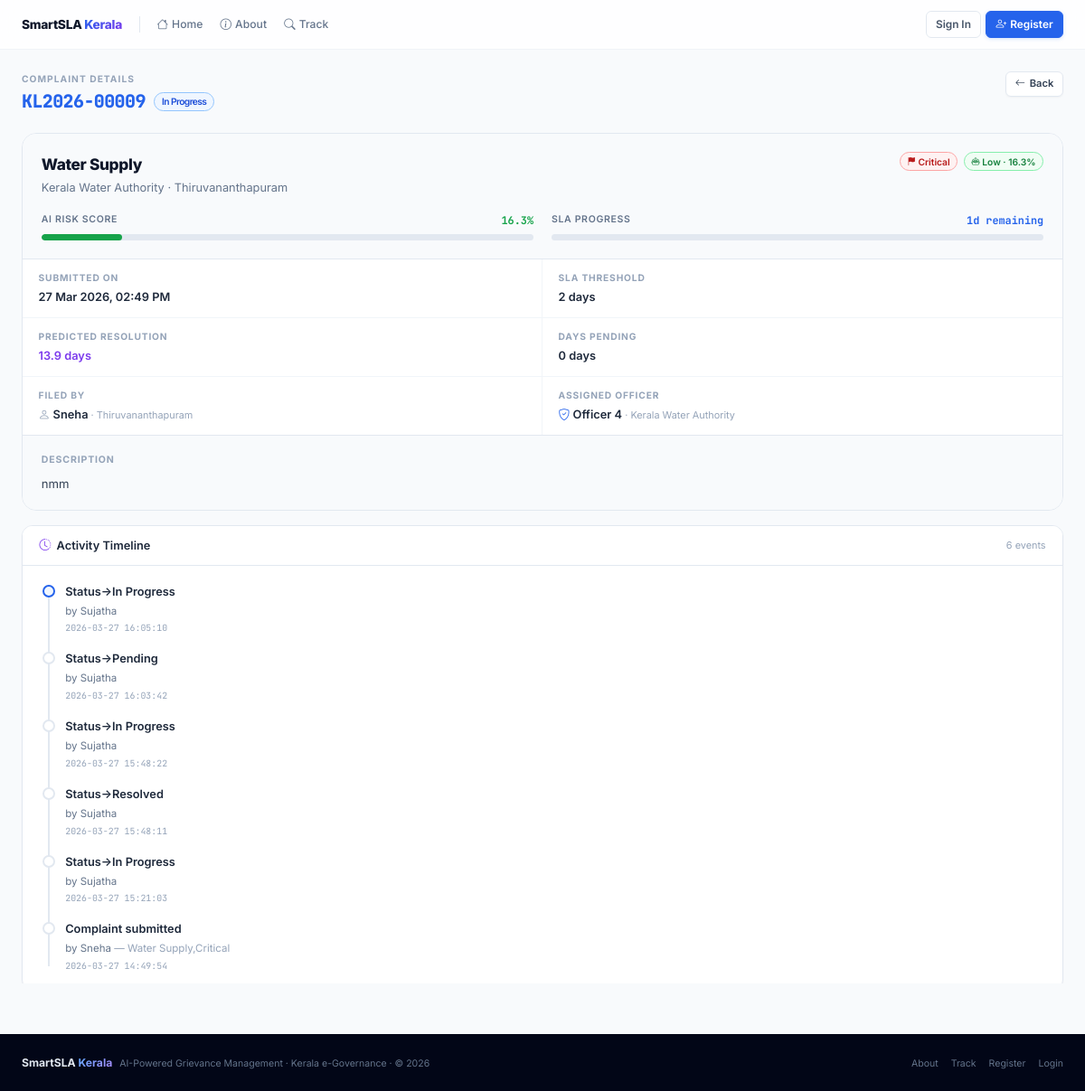
/complaint/KL2026-00009, run on the app's committed database.
### tables this page shows
CREATE TABLE complaints (
        id INTEGER PRIMARY KEY AUTOINCREMENT,
        complaint_id TEXT UNIQUE,
        user_id INTEGER,
        assigned_to INTEGER,
        category TEXT, department TEXT, priority TEXT,
        district TEXT, description TEXT,
        status TEXT DEFAULT 'Pending',
        sla_threshold INTEGER,
        predicted_days REAL,
        sla_risk_score REAL,
        sla_risk_label TEXT,
        submitted_at TEXT DEFAULT (datetime('now')),
        resolved_at TEXT,
        escalated INTEGER DEFAULT 0,
        escalated_at TEXT,
        resubmission INTEGER DEFAULT 0
    );

CREATE TABLE users (
        id INTEGER PRIMARY KEY AUTOINCREMENT,
        name TEXT NOT NULL,
        email TEXT UNIQUE NOT NULL,
        password TEXT NOT NULL,
        role TEXT DEFAULT 'citizen',
        district TEXT,
        department TEXT,
        experience_years INTEGER DEFAULT 5,
        created_at TEXT DEFAULT (datetime('now'))
    );

CREATE TABLE audit_logs (
        id INTEGER PRIMARY KEY AUTOINCREMENT,
        complaint_id INTEGER,
        action TEXT,
        performed_by INTEGER,
        timestamp TEXT DEFAULT (datetime('now')),
        notes TEXT
    );

### app.py (the view)
@app.route('/complaint/<complaint_id>')
def complaint_detail(complaint_id):
    row = query_db('SELECT * FROM complaints WHERE complaint_id=?',[complaint_id],one=True)
    if not row:
        flash('Complaint not found.','warning')
        return redirect(url_for('index'))
    complaint = wrap(row, one=True)
    user_info = query_db('SELECT name,email,district FROM users WHERE id=?',[complaint.user_id],one=True)
    officer_info = query_db('SELECT name,email,department FROM users WHERE id=?',[complaint.assigned_to],one=True) if complaint.assigned_to else None
    logs = query_db('''SELECT a.*,u.name as uname FROM audit_logs a
                       LEFT JOIN users u ON a.performed_by=u.id
                       WHERE a.complaint_id=? ORDER BY a.timestamp DESC''',[complaint.id])
    return render_template('complaint_detail.html', complaint=complaint,
                           user_info=user_info, officer_info=officer_info, logs=logs)

### app.py (called while the page is built)
def get_db():
    db = getattr(g, '_database', None)
    if db is None:
        db = g._database = sqlite3.connect(DATABASE)
        db.row_factory = sqlite3.Row
    return db

def query_db(query, args=(), one=False):
    cur = get_db().execute(query, args)
    rv = cur.fetchall()
    return (rv[0] if rv else None) if one else rv

def _parse_dt(s):
    if not s: return None
    for fmt in ('%Y-%m-%d %H:%M:%S','%Y-%m-%dT%H:%M:%S','%Y-%m-%d %H:%M:%S.%f'):
        try: return datetime.strptime(s, fmt)
        except: pass
    return None

    @property
    def days_pending(self):
        end = self.resolved_at or datetime.utcnow()
        return max(0,(end - self.submitted_at).days) if self.submitted_at else 0

    @property
    def days_remaining(self):
        if not self.submitted_at: return self.sla_threshold
        return (self.submitted_at + timedelta(days=self.sla_threshold) - datetime.utcnow()).days

    @property
    def sla_violated(self):
        if self.status in ('Resolved', 'Closed'):
            return False
        return self.days_pending > self.sla_threshold

    @property
    def progress_pct(self):
        return min(100, int(self.days_pending / max(1, self.sla_threshold) * 100))

### templates/complaint_detail.html (shortened to what this page needs)
{% extends 'base.html' %}
{% block content %}
<div class="page-wrap"><div class="dp">
  <div class="page-header a1">
    <div>
      <div class="section-label">Complaint Details</div>
      <div class="page-title" style="display:flex;align-items:center;gap:.6rem;flex-wrap:wrap">
        <span style="font-family:var(--mono);color:var(--pri)">{{ complaint.complaint_id }}</span>
        <span class="badge status-{{ complaint.status.replace(' ','') }}">{{ complaint.status }}</span>
      </div>
    </div>
    <div style="display:flex;gap:.4rem">
      <a href="javascript:history.back()" class="btn btn-outline btn-sm"><i class="bi bi-arrow-left"></i>Back</a>
    </div>
  </div>
  <div class="dh a2">
    <div class="dh-top">
      <div style="display:flex;align-items:flex-start;justify-content:space-between;flex-wrap:wrap;gap:.875rem">
        <div>
          <div style="font-size:1.08rem;font-weight:800;color:var(--g900);letter-spacing:-.02em">{{ complaint.category }}</div>
          <div style="font-size:.8rem;color:var(--g500);margin-top:.15rem">{{ complaint.department }} · {{ complaint.district }}</div>
        </div>
        <div style="display:flex;gap:.4rem;flex-wrap:wrap">
          <span class="badge badge-{{ complaint.priority }}"><i class="bi bi-flag-fill"></i>{{ complaint.priority }}</span>
          <span class="badge badge-{{ complaint.sla_risk_label }}"><i class="bi bi-robot"></i>{{ complaint.sla_risk_label }} · {{ complaint.sla_risk_score }}%</span>
        </div>
      </div>
      <div class="prog-row">
        <div><div style="display:flex;justify-content:space-between;margin-bottom:.3rem"><span style="font-size:.66rem;font-weight:600;color:var(--g500);text-transform:uppercase;letter-spacing:.06em">AI Risk Score</span><span style="font-family:var(--mono);font-size:.74rem;font-weight:700;color:{%if complaint.sla_risk_score>=75%}var(--err){%elif complaint.sla_risk_score>=50%}var(--warn){%else%}var(--ok){%endif%}">{{ complaint.sla_risk_score }}%</span></div><div class="progress" style="height:7px"><div class="progress-bar" style="width:{{ complaint.sla_risk_score }}%;background:{%if complaint.sla_risk_score>=75%}var(--err){%elif complaint.sla_risk_score>=50%}var(--warn){%else%}var(--ok){%endif%}"></div></div></div>
        <div><div style="display:flex;justify-content:space-between;margin-bottom:.3rem"><span style="font-size:.66rem;font-weight:600;color:var(--g500);text-transform:uppercase;letter-spacing:.06em">SLA Progress</span><span style="font-family:var(--mono);font-size:.74rem;font-weight:700;color:{%if complaint.sla_violated%}var(--err){%elif complaint.progress_pct>75%}var(--warn){%else%}var(--pri){%endif%}">{%if complaint.status in ('Resolved','Closed')%}Complete{%elif complaint.sla_violated%}Overdue{%else%}{{ complaint.days_remaining }}d remaining{%endif%}</span></div><div class="progress" style="height:7px"><div class="progress-bar" style="width:{{ [complaint.progress_pct,100]|min }}%;background:{%if complaint.sla_violated%}var(--err){%elif complaint.progress_pct>75%}var(--warn){%else%}var(--pri){%endif%}"></div></div></div>
      </div>
    </div>
    <div class="dgrid">
      <div class="dcell"><div class="dcell-l">Submitted On</div><div class="dcell-v">{{ complaint.submitted_at.strftime('%d %b %Y, %I:%M %p') if complaint.submitted_at else 'N/A' }}</div></div>
      <div class="dcell"><div class="dcell-l">SLA Threshold</div><div class="dcell-v">{{ complaint.sla_threshold }} days</div></div>
      <div class="dcell"><div class="dcell-l">Predicted Resolution</div><div class="dcell-v" style="color:var(--pur)">{{ complaint.predicted_days }} days</div></div>
      <div class="dcell"><div class="dcell-l">Days Pending</div><div class="dcell-v" style="color:{%if complaint.sla_violated%}var(--err){%else%}var(--g800){%endif%}">{{ complaint.days_pending }} days</div></div>
      <div class="dcell"><div class="dcell-l">Filed By</div><div class="dcell-v"><i class="bi bi-person" style="color:var(--g400);margin-right:.2rem"></i>{{ user_info['name'] if user_info else 'Unknown' }}{% if user_info %}<span style="font-size:.68rem;color:var(--g400);font-weight:400"> · {{ user_info['district'] }}</span>{% endif %}</div></div>
      <div class="dcell"><div class="dcell-l">Assigned Officer</div><div class="dcell-v">{% if officer_info %}<i class="bi bi-shield-check" style="color:var(--pri);margin-right:.2rem"></i>{{ officer_info['name'] }}<span style="font-size:.68rem;color:var(--g400);font-weight:400"> · {{ officer_info['department'] }}</span>{% else %}<span style="color:var(--g400)">Not yet assigned</span>{% endif %}</div></div>
    </div>
    <div class="desc-b"><div style="font-size:.66rem;font-weight:700;text-transform:uppercase;letter-spacing:.08em;color:var(--g400);margin-bottom:.4rem">Description</div>{{ complaint.description }}</div>
  </div>
  {% if logs %}<div class="card a4"><div class="card-hd"><span class="card-ht"><i class="bi bi-clock-history" style="color:var(--pur)"></i>Activity Timeline</span><span style="font-size:.68rem;color:var(--g400)">{{ logs|length }} events</span></div><div class="card-bd"><div class="timeline">{% for log in logs %}<div class="tl-item"><div class="tl-dot {{ 'tl-dot-a' if loop.first }}"></div><div style="font-size:.8rem;font-weight:600;color:var(--g800)">{{ log['action'] }}</div><div style="font-size:.72rem;color:var(--g500);margin-top:.1rem">by {{ log['uname'] or 'System' }}{% if log['notes'] %}<span style="color:var(--g400)"> — {{ log['notes'] }}</span>{% endif %}</div><div style="font-family:var(--mono);font-size:.62rem;color:var(--g400);margin-top:.15rem">{{ log['timestamp'] }}</div></div>{% endfor %}</div></div></div>{% endif %}
</div></div>
{% endblock %}

### data on the page
complaints: complaint_id "KL2026-00009", status "In Progress", category "Water Supply", department "Kerala Water Authority", district "Thiruvananthapuram", priority "Critical", sla_risk_label "Low", sla_risk_score "16.3", sla_threshold "2", predicted_days "13.9", description "nmm"
users: name "Sneha", district "Thiruvananthapuram"
users: name "Officer 4", department "Kerala Water Authority"
audit_logs: action "Status→In Progress", name "Sujatha", timestamp "2026-03-27 16:05:10"
audit_logs: action "Status→Pending", name "Sujatha", timestamp "2026-03-27 16:03:42"
audit_logs: action "Status→In Progress", name "Sujatha", timestamp "2026-03-27 15:48:22"
audit_logs: action "Status→Resolved", name "Sujatha", timestamp "2026-03-27 15:48:11"
audit_logs: action "Status→In Progress", name "Sujatha", timestamp "2026-03-27 15:21:03"
audit_logs: action "Complaint submitted", name "Sneha", notes "Water Supply,Critical", timestamp "2026-03-27 14:49:54"

### other printed values
{{ complaint.days_remaining }} "1"
{{ complaint.days_pending }} "0"
{{ logs|length }} "6"
